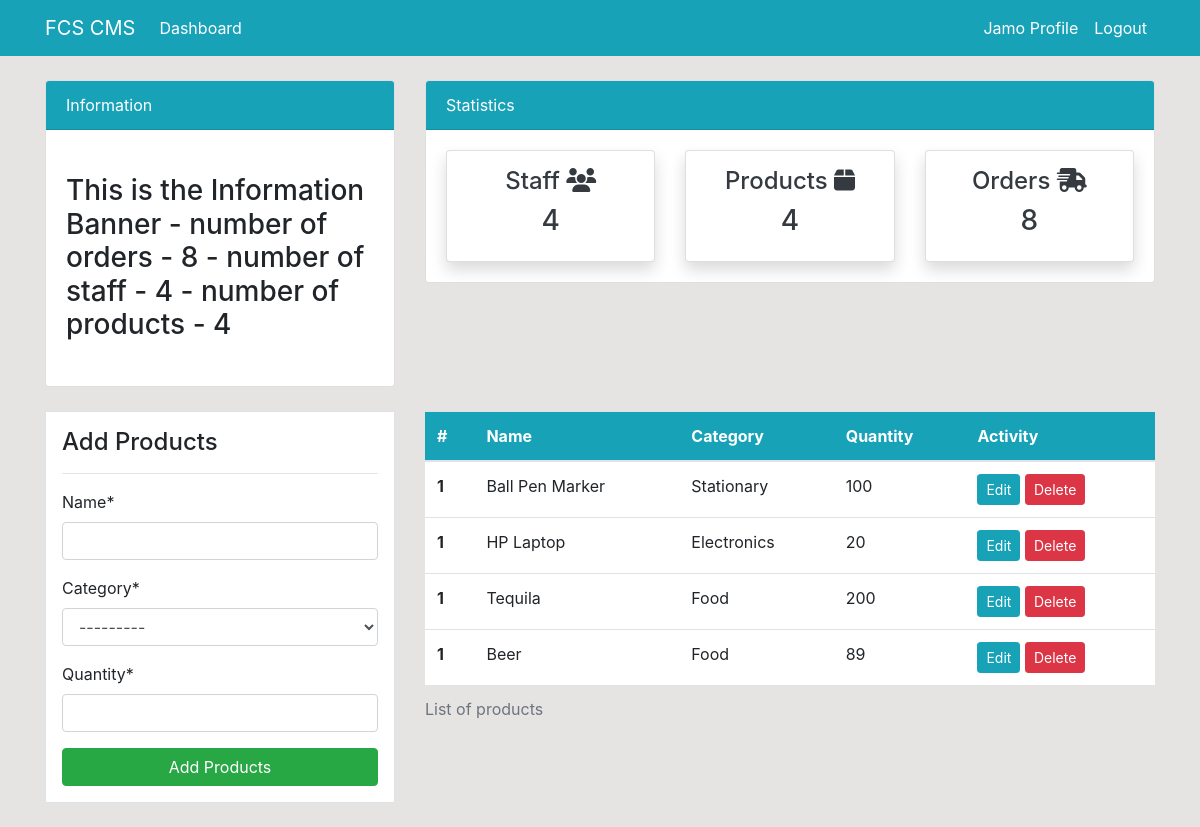
The app's page /product/ (signed in) with its own data.
### dashboard/models.py (models this page shows, shortened)
class Product(models.Model):
    name = models.CharField(max_length=100, null=True)
    category = models.CharField(max_length=20, choices=CATEGORY, null=True)
    quantity = models.PositiveIntegerField(null=True)
    class Meta:
        verbose_name_plural = 'Product'  # this is the name that will show in admin, not Products

### dashboard/views.py (the view)
# urls.py: path('product/', views.product, name='dashboard-product'),
@login_required
def product(request):
    items = Product.objects.all() # - ORM version
    workers_count = items.count()
    products_count = Product.objects.all().count()
    orders_count = Order.objects.all().count()
    if request.method == 'POST':
        form = ProductForm(request.POST)
        if form.is_valid():
            form.save()
            product_name = form.cleaned_data.get('name')
            messages.success(request, f'{product_name} has been added')
            return redirect('dashboard-product')
    else:
        form = ProductForm()
    context = {
        'items': items,
        'form': form,
        'workers_count': workers_count,
        'orders_count': orders_count,
        'products_count': products_count,
    }
    return render(request, 'dashboard/product.html', context)

### dashboard/forms.py
class ProductForm(forms.ModelForm):
    class Meta:
        model = Product
        fields = ['name', 'category', 'quantity']

### templates/dashboard/product.html (shortened to what this page needs)
    {% extends 'partials/base.html' %}
{% load crispy_forms_tags %}
    {% block content %}
     {% include 'partials/topnav.html' %}
<div class="container">
  <div class="row my-4">
    <div class="col-md-4">
<div class="border bg-white p-3">
<h4>Add Products</h4>
<hr>
<form method="POST">
  {{ form|crispy }}
  <input class="btn btn-success btn-block" type="submit" value="Add Products">
</form>
</div>
    </div>
    <div class="col-md-8">
      <table class="table caption-top bg-white">
        <caption>List of products</caption>
        <thead class="bg-info">
          <tr class="text-white">
            <th scope="col">#</th>
            <th scope="col">Name</th>
            <th scope="col">Category</th>
            <th scope="col">Quantity</th>
            <th scope="col">Activity</th>
          </tr>
        </thead>
        <tbody>
        {% for item in items %}
          <tr>
            <th scope="row">1</th>
            <td>{{ item.name }}</td>
            <td>{{ item.category }}</td>
            <td>{{ item.quantity }}</td>
            <td>
              <a class="btn btn-info btn-sm" href="{% url 'dashboard-product-update' item.id %}">Edit</a>
              <a class="btn btn-danger btn-sm" href="{% url 'dashboard-product-delete' item.id %}">Delete</a>
            </td>
          </tr>
        {% endfor %}
        </tbody>
      </table>
    </div>
  </div>
</div>
    {% endblock %}

### templates/partials/nav.html (shortened to what this page needs)
    <nav class="navbar navbar-expand-lg navbar-light bg-info">
        {% if user.is_authenticated %}
        <div class="container">
        <a class="navbar-brand text-white" href="{% url 'dashboard-index' %}">FCS CMS</a>
        <div class="collapse navbar-collapse" id="navbarSupportedContent">
          <ul class="navbar-nav mr-auto">
            <li class="nav-item active">
              <a class="nav-link text-white" href="{% url 'dashboard-index' %}">Dashboard <span class="sr-only">(current)</span></a>
            </li>
          </ul>
          <ul class="navbar-nav ml-auto">
            <li class="nav-item active mr-auto">
              <a class="nav-link text-white" href="{% url 'user-profile' %} ">{{ user.username }} Profile <span class="sr-only">(current)</span></a>
            </li>
            <li class="nav-item ">
              <a class="nav-link text-white" href="{% url 'user-logout' %}">Logout</a>
            </li>
          </ul>
            {% endif %}
        </div>
    </div>
  </nav>

### static/style.css (style rules this page uses)
body { background-color: rgb(230, 227, 227); }

### records on screen
Product: name "Ball Pen Marker", category "Stationary", quantity "100"
Product: name "HP Laptop", category "Electronics", quantity "20"
Product: name "Tequila", category "Food", quantity "200"
Product: name "Beer", category "Food", quantity "89"

### other values on screen
{{ user.username }} "Jamo"
{{ orders_count }} "8"
{{ workers_count }} "4"
{{ products_count }} "4"
